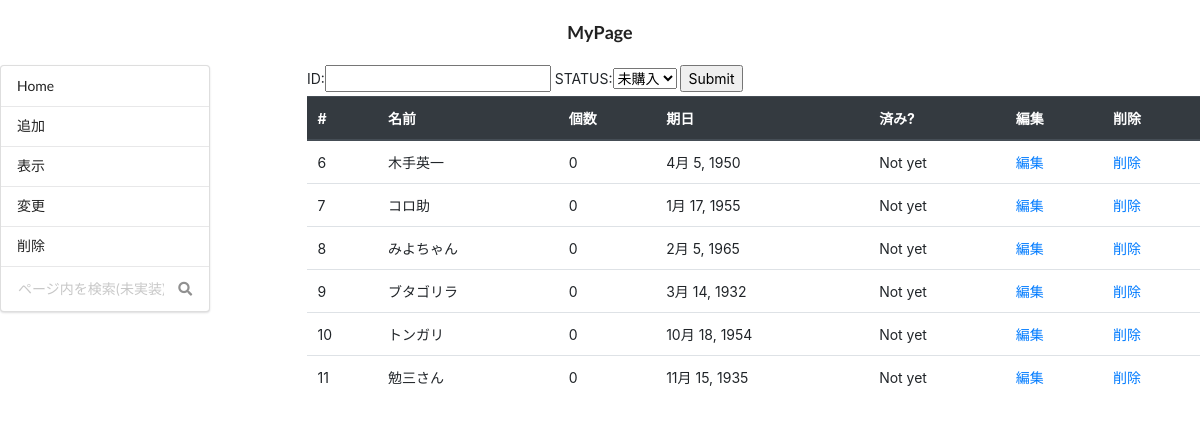
Screenshot of /shoppinglist/list/ with the database file from the repository.
### shoppinglist/models.py (models this page shows, shortened)
class Item(models.Model):
    name = models.CharField(max_length = 100)
    item_url = models.URLField(blank = True, null = True)
    count = models.PositiveIntegerField(default = 0)
    buy_date = models.DateField(blank=True,null=True)
    buy = models.BooleanField(default = False)
    shop = models.ForeignKey(Shop,blank=True,null=True,verbose_name='shop', on_delete=models.PROTECT)

### shoppinglist/views.py (the view, shortened to what this page needs)
# urls.py: path("list/", ItemList.as_view(), name="list"),  # @UndefinedVariable
class ItemList(ListView):
    model = Item
    def get_context_data(self, **kwargs):
        context = super().get_context_data(**kwargs)
        context['form'] = ItemBuy()
        return context

### shoppinglist/forms.py
class ItemBuy(forms.Form):
    status = (
        (0, "未購入"),
        (1, "購入済")
        )
    item_id = forms.IntegerField(label = "ID")
    item_status = forms.ChoiceField(label = "STATUS", widget = forms.Select, choices = status)

### shoppinglist/templates/shoppinglist/item_list.html (shortened to what this page needs)
{% extends "base.html" %}
{% block main %}
<form action="{% url "list" %}" method="post">
	{{ form }}
	<input type="submit" />
</form>
<table class="table">
	<thead class="thead-dark">
		<tr>
			<th>#</th>
			<th>名前</th>
			<th>個数</th>
			<th>期日</th>
			<th>済み?</th>
			<th>編集</th>
			<th>削除</th>
		</tr>
	</thead>
	<tbody>
	{% for item in object_list %}
	<tr>
		<td scope="row">{{ item.id }}</td>
		<td>{{ item.name }}</td>
		<td>{{ item.count }}</td>
		<td>{{ item.buy_date }}</td>
		<td>{% if item.buy == False %} <front color="red">Not yet</front>{% endif %}{% if item.buy == True %} Yet {% endif %}</td>
		<td><a href="{% url 'edit' item.id %}">編集</a></td>
		<td><a href="{% url 'delete' item.id %}">削除</a></td>
	</tr>
{% endfor %}
</tbody>
</table>
{% endblock %}

### rows the page displays
Item: id "6", name "木手英一", count "0", buy_date "4月 5, 1950", buy "Not yet"
Item: id "7", name "コロ助", count "0", buy_date "1月 17, 1955", buy "Not yet"
Item: id "8", name "みよちゃん", count "0", buy_date "2月 5, 1965", buy "Not yet"
Item: id "9", name "ブタゴリラ", count "0", buy_date "3月 14, 1932", buy "Not yet"
Item: id "10", name "トンガリ", count "0", buy_date "10月 18, 1954", buy "Not yet"
Item: id "11", name "勉三さん", count "0", buy_date "11月 15, 1935", buy "Not yet"
